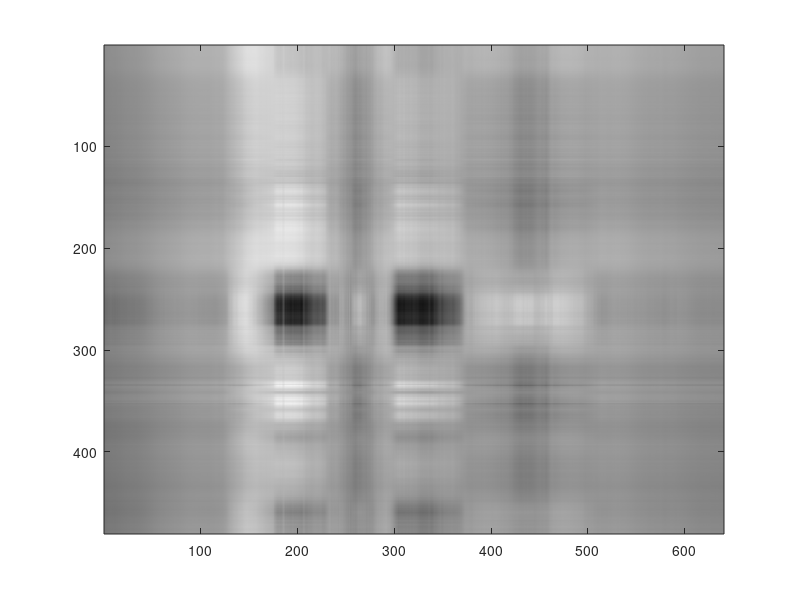
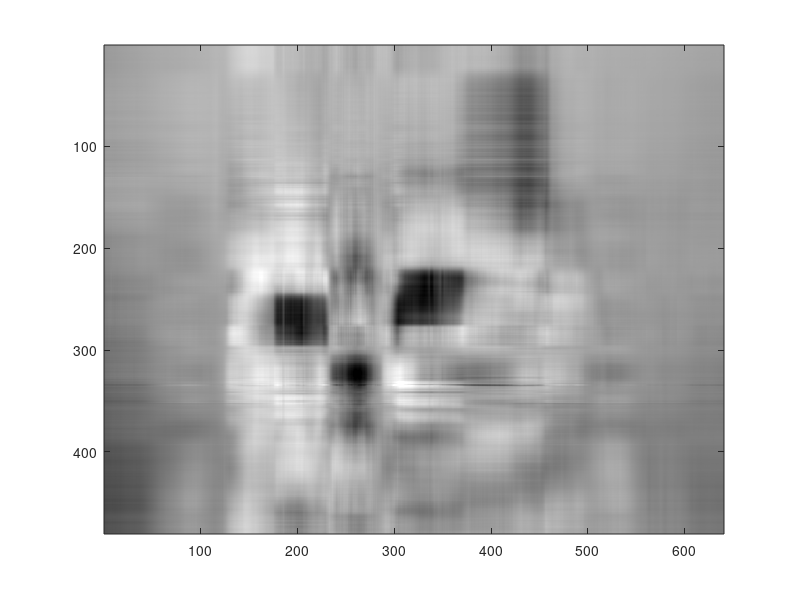
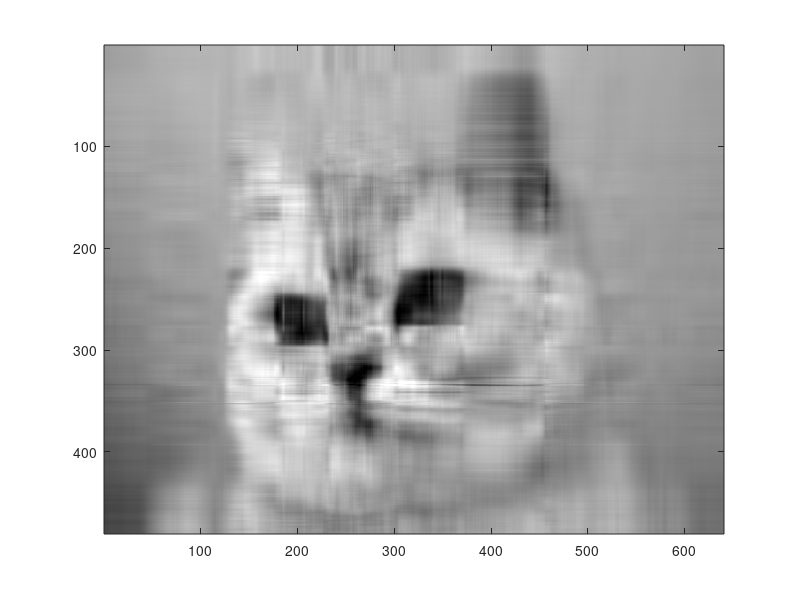
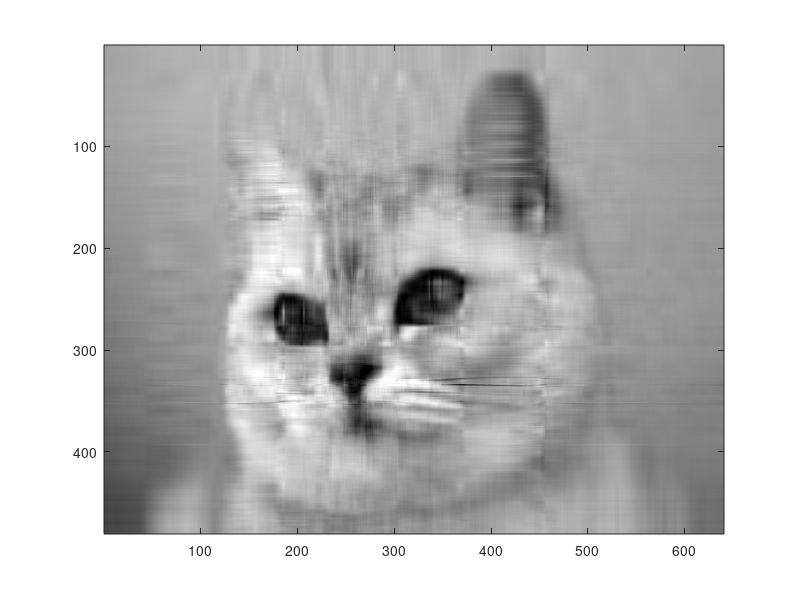

These figures' MATLAB source, in order:
clear, clc

% Loading in test data
load('A1.mat')

[U, S, V] = svd(A);
A_sz = size(A);
A_sv = zeros(1, A_sz(1));

for i = 1:A_sz(1)
    A_sv(i) = S(i, i);
end

A_sv_range = [max(A_sv), min(A_sv)];

image_sv = [2 6 10 15 20 30 50 100];

A_sizes = zeros(1, length(image_sv));

for j = 1:length(image_sv)
    
    new_mat = zeros(A_sz(1), A_sz(2));
    
    for k = 1:image_sv(j)
        new_mat(k, k) = A_sv(k);
    end
    
    new_A = U * new_mat * V';
    
    A_sizes(j) = image_sv(j)*(A_sz(1)+A_sz(2));
    
    figure(j)
    colormap(gray(256));
    image(new_A);
end

og_size = A_sz(1) * (A_sz(1)+A_sz(2));
A_sizes = (A_sizes/og_size) * 100;

disp(A_sizes)
